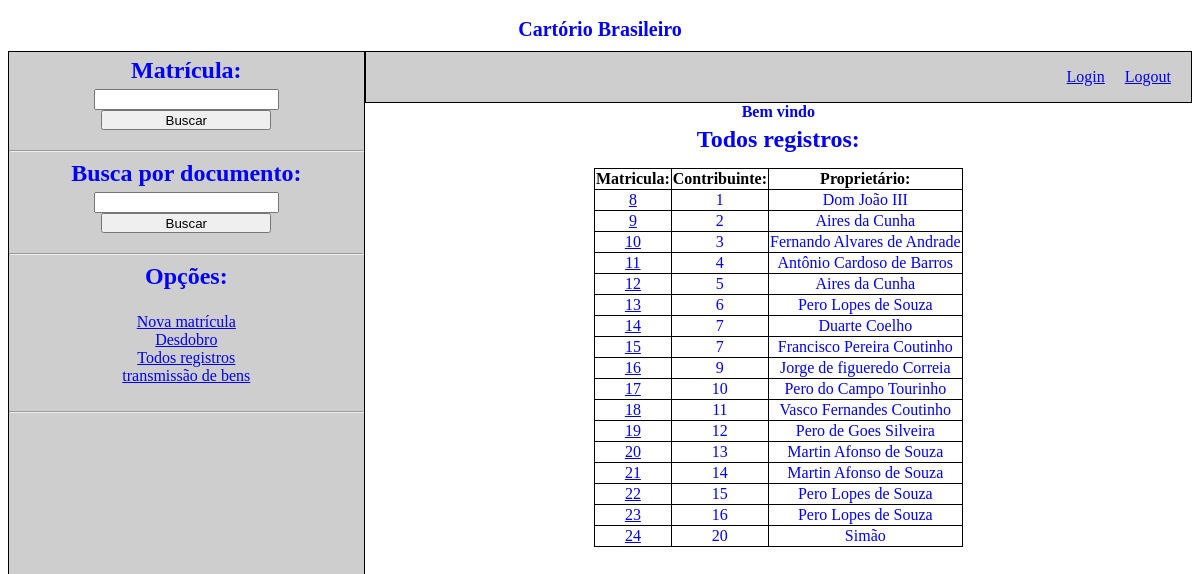
Page /listarregistros/ on the committed database.
### registro/models.py (models this page shows, shortened)
class Registro(models.Model):
    datacriacao = models.DateField()
    localizacao = models.CharField(max_length=10000)
    contribuinte = models.IntegerField()
    registro_anterior = models.IntegerField()
    proprietario = models.CharField(max_length=100)
    cpf_proprietario = models.IntegerField()
    ativo = models.BooleanField()

### registro/views.py (the view)
# urls.py: path('listarregistros/', views.listarregistros, name="listarregistros"),
def listarregistros(request):
    return render(request, 'registro/listarregistros.html', {"registros": Registro.objects.all()})

### registro/templates/registro/listarregistros.html
{% extends "registro/layout.html" %}
{% block body %}
<h2 class="titulonavegacao">Todos registros:</h2>
<div class="listartodos">
    <table class="tabelalistartodos">
        <thead>
            <tr>
                <th class="celulas">Matricula:</th>
                <th class="celulas">Contribuinte:</th>
                <th class="celulas">Proprietário:</th>
            </tr>
        </thead>
        <tbody>
            {% for r in registros %}
            <tr>
                <td class="celulas2"><a href="{{r.id}}">{{r.id}}</a></td>
                <td class="celulas2">{{r.contribuinte}}</td>
                <td class="celulas2">{{r.proprietario}}</td>
            </tr>
            {% endfor %}
        </tbody>
    </table>
</div>
{% endblock %}

### registro/static/registro/estilo.css (style rules this page uses)
.titulonavegacao { color: blue; text-align: center; margin: 5px; }
.celulas { border: 1px solid black; }
.celulas2 { border: 1px solid black; color: blue; text-align: center; }
.tabelalistartodos { border-collapse: collapse; margin: 10px; }
.listartodos { display: flex; justify-content: center; }

### rows in the picture
Registro: id "8", contribuinte "1", proprietario "Dom João III"
Registro: id "9", contribuinte "2", proprietario "Aires da Cunha"
Registro: id "10", contribuinte "3", proprietario "Fernando Alvares de Andrade"
Registro: id "11", contribuinte "4", proprietario "Antônio Cardoso de Barros"
Registro: id "12", contribuinte "5", proprietario "Aires da Cunha"
Registro: id "13", contribuinte "6", proprietario "Pero Lopes de Souza"
Registro: id "14", contribuinte "7", proprietario "Duarte Coelho"
Registro: id "15", contribuinte "7", proprietario "Francisco Pereira Coutinho"
Registro: id "16", contribuinte "9", proprietario "Jorge de figueredo Correia"
Registro: id "17", contribuinte "10", proprietario "Pero do Campo Tourinho"
Registro: id "18", contribuinte "11", proprietario "Vasco Fernandes Coutinho"
Registro: id "19", contribuinte "12", proprietario "Pero de Goes Silveira"
Registro: id "20", contribuinte "13", proprietario "Martin Afonso de Souza"
Registro: id "21", contribuinte "14", proprietario "Martin Afonso de Souza"
Registro: id "22", contribuinte "15", proprietario "Pero Lopes de Souza"
Registro: id "23", contribuinte "16", proprietario "Pero Lopes de Souza"
Registro: id "24", contribuinte "20", proprietario "Simão"
